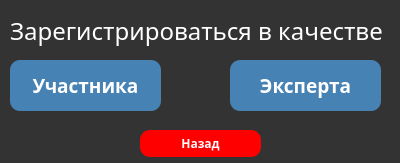
<?xml version="1.0" encoding="UTF-8"?>
<ui version="4.0">
 <class>howreg</class>
 <widget class="QDialog" name="howreg">
  <property name="geometry">
   <rect>
    <x>0</x>
    <y>0</y>
    <width>400</width>
    <height>163</height>
   </rect>
  </property>
  <property name="minimumSize">
   <size>
    <width>400</width>
    <height>0</height>
   </size>
  </property>
  <property name="windowTitle">
   <string/>
  </property>
  <property name="styleSheet">
   <string notr="true">QDialog
{
background:#333;
border-radius:15px;
}



QLabel
{
font-family: century gothic;
font-size:24px;
color: white;
}

QPushButton
{
background: steelblue;
border-radius: 10px;
color: white;
}

QPushButton:pressed
{
background: teal;
border-radius: 10px;
color: white;
}</string>
  </property>
  <widget class="QPushButton" name="pushButton_4">
   <property name="geometry">
    <rect>
     <x>10</x>
     <y>60</y>
     <width>151</width>
     <height>51</height>
    </rect>
   </property>
   <property name="font">
    <font>
     <family>Century Gothic</family>
     <pointsize>14</pointsize>
     <weight>75</weight>
     <bold>true</bold>
    </font>
   </property>
   <property name="styleSheet">
    <string notr="true"/>
   </property>
   <property name="text">
    <string>Участника</string>
   </property>
  </widget>
  <widget class="QLabel" name="label_5">
   <property name="geometry">
    <rect>
     <x>10</x>
     <y>10</y>
     <width>391</width>
     <height>41</height>
    </rect>
   </property>
   <property name="font">
    <font>
     <family>century gothic</family>
     <pointsize>-1</pointsize>
    </font>
   </property>
   <property name="styleSheet">
    <string notr="true"/>
   </property>
   <property name="text">
    <string>Зарегистрироваться в качестве</string>
   </property>
  </widget>
  <widget class="QPushButton" name="pushButton_5">
   <property name="geometry">
    <rect>
     <x>230</x>
     <y>60</y>
     <width>151</width>
     <height>51</height>
    </rect>
   </property>
   <property name="font">
    <font>
     <family>Century Gothic</family>
     <pointsize>14</pointsize>
     <weight>75</weight>
     <bold>true</bold>
    </font>
   </property>
   <property name="styleSheet">
    <string notr="true"/>
   </property>
   <property name="text">
    <string>Эксперта</string>
   </property>
  </widget>
  <widget class="QPushButton" name="pushButton_2">
   <property name="geometry">
    <rect>
     <x>140</x>
     <y>130</y>
     <width>121</width>
     <height>27</height>
    </rect>
   </property>
   <property name="font">
    <font>
     <family>century gothic</family>
     <weight>75</weight>
     <bold>true</bold>
    </font>
   </property>
   <property name="styleSheet">
    <string notr="true">QPushButton
{
background-color: red;
border-radius: 10px;
}

QPushButton:pressed
{
background-color: darkred;
border-radius: 10px;
}

</string>
   </property>
   <property name="text">
    <string>Назад</string>
   </property>
  </widget>
 </widget>
 <resources/>
 <connections/>
</ui>
